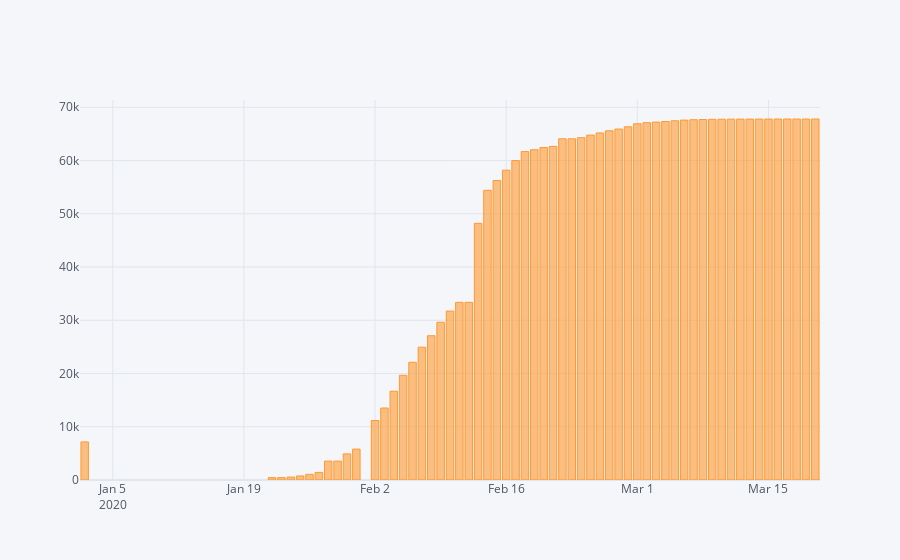

Notebook cell for this chart:
### Code cell
dbd_Wuhan.iplot(kind='bar',x='Date',y='Total Cases')

### Figure 1 — Plotly figure (JSON) as saved in the notebook; plotly's stock layout.template omitted (floating-point values rounded to 4 significant figures)
{"data": [{"marker": {"color": "rgba(255, 153, 51, 0.6)", "line": {"color": "rgba(255, 153, 51, 1.0)", "width": 1}}, "name": "Total Cases", "orientation": "v", "text": "", "type": "bar", "x": ["2020-01-22", "2020-01-23", "2020-01-24", "2020-01-25", "2020-01-26", "2020-01-27", "2020-01-28", "2020-01-29", "2020-01-30", "2020-01-31", "2020-01-02", "2020-02-02", "2020-02-03", "2020-02-04", "2020-02-05", "2020-02-06", "2020-02-07", "2020-02-08", "2020-02-09", "2020-02-10", "2020-02-11", "2020-02-12", "2020-02-13", "2020-02-14", "2020-02-15", "2020-02-16", "2020-02-17", "2020-02-18", "2020-02-19", "2020-02-20", "2020-02-21", "2020-02-22", "2020-02-23", "2020-02-24", "2020-02-25", "2020-02-26", "2020-02-27", "2020-02-28", "2020-02-29", "2020-03-01", "2020-03-02", "2020-03-03", "2020-03-04", "2020-03-05", "2020-03-06", "2020-03-07", "2020-03-08", "2020-03-09", "2020-03-10", "2020-03-11", "2020-03-12", "2020-03-13", "2020-03-14", "2020-03-15", "2020-03-16", "2020-03-17", "2020-03-18", "2020-03-19", "2020-03-20"], "y": [444, 444, 549, 761, 1058, 1423, 3554, 3554, 4903, 5806, 7153, 11177, 13522, 16678, 19665, 22112, 24953, 27100, 29631, 31728, 33366, 33366, 48206, 54406, 56249, 58182, 59989, 61682, 62031, 62442, 62662, 64084, 64084, 64287, 64786, 65187, 65596, 65914, 66337, 66907, 67103, 67217, 67332, 67466, 67592, 67666, 67707, 67743, 67760, 67773, 67781, 67786, 67790, 67794, 67798, 67799, 67800, 67800, 67800]}], "layout": {"legend": {"bgcolor": "#F5F6F9", "font": {"color": "#4D5663"}}, "paper_bgcolor": "#F5F6F9", "plot_bgcolor": "#F5F6F9", "title": {"font": {"color": "#4D5663"}}, "xaxis": {"gridcolor": "#E1E5ED", "showgrid": true, "tickfont": {"color": "#4D5663"}, "title": {"font": {"color": "#4D5663"}, "text": ""}, "zerolinecolor": "#E1E5ED"}, "yaxis": {"gridcolor": "#E1E5ED", "showgrid": true, "tickfont": {"color": "#4D5663"}, "title": {"font": {"color": "#4D5663"}, "text": ""}, "zerolinecolor": "#E1E5ED"}}}
